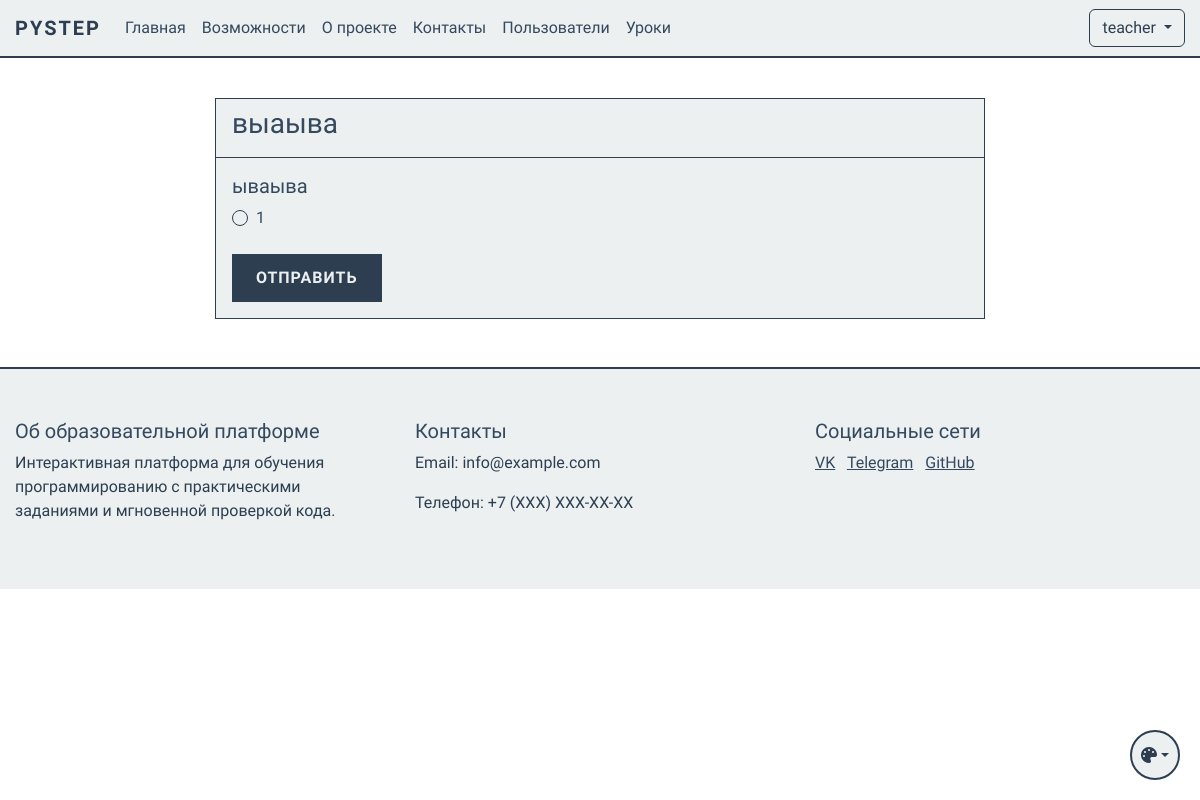
The app's page /lessons/1/test?retake=true (signed in) with its own data.
### app.py (models this page shows, shortened)
class User(UserMixin, db.Model):
    id = db.Column(db.Integer, primary_key=True)
    name = db.Column(db.String(100), nullable=False)
    username = db.Column(db.String(80), unique=True, nullable=False)
    email = db.Column(db.String(120), unique=True, nullable=False)
    password_hash = db.Column(db.String(128))
    is_admin = db.Column(db.Boolean, default=False)
    user_type = db.Column(db.String(20), default='student')  # student, teacher, admin
    created_by = db.Column(db.Integer, db.ForeignKey('user.id'), nullable=True)  # ID пользователя, создавшего этого пользователя
    created_at = db.Column(db.DateTime, default=db.func.now())
    last_login = db.Column(db.DateTime)
    is_active = db.Column(db.Boolean, default=True)
    progress = db.relationship('UserProgress', backref='user', lazy=True)
    ratings = db.relationship('UserRating', backref='user', lazy=True)
    created_users = db.relationship('User', backref=db.backref('creator', remote_side=[id]))

class TheoryTest(db.Model):
    id = db.Column(db.Integer, primary_key=True)
    lesson_id = db.Column(db.Integer, db.ForeignKey('lesson.id'), nullable=False)
    title = db.Column(db.String(200), nullable=False)
    description = db.Column(db.Text)
    max_score = db.Column(db.Integer, default=100)
    time_limit = db.Column(db.Integer)  # Время на прохождение в минутах
    questions = db.relationship('TestQuestion', backref='test', lazy=True)
    created_at = db.Column(db.DateTime, default=db.func.now())
    updated_at = db.Column(db.DateTime, default=db.func.now(), onupdate=db.func.now())
    is_active = db.Column(db.Boolean, default=True)
    required_score = db.Column(db.Integer, default=70)  # Минимальный балл для прохождения

class TestQuestion(db.Model):
    id = db.Column(db.Integer, primary_key=True)
    test_id = db.Column(db.Integer, db.ForeignKey('theory_test.id'), nullable=False)
    question_text = db.Column(db.Text, nullable=False)
    question_type = db.Column(db.String(20), nullable=False)  # single_choice, multiple_choice, text
    correct_answer = db.Column(db.String(200), nullable=False)
    options = db.Column(db.JSON)  # Список вариантов ответов
    points = db.Column(db.Integer, default=1)  # Баллы за правильный ответ
    explanation = db.Column(db.Text)  # Объяснение правильного ответа
    created_at = db.Column(db.DateTime, default=db.func.now())
    updated_at = db.Column(db.DateTime, default=db.func.now(), onupdate=db.func.now())

### app.py (the view, shortened to what this page needs)
@app.route('/lessons/<int:lesson_id>/test', methods=['GET', 'POST'])
@login_required
def take_test(lesson_id):
    lesson = Lesson.query.get_or_404(lesson_id)
    test = TheoryTest.query.filter_by(lesson_id=lesson_id, is_active=True).first()
    if not test:
        flash('Тест не найден или неактивен')
        return redirect(url_for('view_student_lesson', lesson_id=lesson_id))
    progress = UserProgress.query.filter_by(
        user_id=current_user.id,
        lesson_id=lesson_id
    ).first()
    if not progress or not progress.theory_completed:
        flash('Сначала необходимо пройти теоретический материал')
        return redirect(url_for('view_lesson_theory', lesson_id=lesson_id))
    previous_results = TestResult.query.filter_by(
        user_id=current_user.id,
        test_id=test.id
    ).order_by(TestResult.created_at.desc()).all()
    if request.method == 'GET' and any(result.is_passed for result in previous_results):
        if request.args.get('retake') == 'true':
            return render_template('take_test.html', lesson=lesson, test=test)
        return render_template('test_results.html',
                            lesson=lesson,
                            test=test,
                            results=previous_results)

### app.py (called while the page is built)
@login_manager.user_loader
def load_user(user_id):
    return db.session.get(User, int(user_id))

### templates/take_test.html (shortened to what this page needs)
{% extends "base.html" %}
{% block extra_css %}
<link rel="stylesheet" href="{{ url_for('static', filename='css/copy-protection.css') }}">
{% endblock %}
{% block content %}
<div class="container mt-4">
    <div class="row">
        <div class="col-md-8 offset-md-2">
            <div class="card">
                <div class="card-header">
                    <h3>{{ test.title }}</h3>
                </div>
                <div class="card-body protected-content">
                    <form method="post" id="testForm">
                        {% for question in test.questions %}
                        <div class="mb-4">
                            <h5>{{ question.question_text }}</h5>
                            {% if question.question_type == 'single_choice' %}
                                {% for option in question.options %}
                                <div class="form-check">
                                    <input class="form-check-input" type="radio" name="answer_{{ question.id }}" value="{{ option }}" required>
                                    <label class="form-check-label">{{ option }}</label>
                                </div>
                                {% endfor %}
                            {% elif question.question_type == 'text' %}
                                <input type="text" class="form-control" name="answer_{{ question.id }}" required>
                            {% endif %}
                        </div>
                        {% endfor %}
                        <button type="submit" class="btn btn-primary">Отправить</button>
                    </form>
                </div>
            </div>
        </div>
    </div>
</div>
{% endblock %}

### templates/base.html (shortened to what this page needs)
<!DOCTYPE html>
<html lang="ru">
<head>
    <link href="https://cdn.jsdelivr.net/npm/bootstrap@5.3.0/dist/css/bootstrap.min.css" rel="stylesheet">
    <link href="{{ url_for('static', filename='css/themes.css') }}" rel="stylesheet">
    <link href="{{ url_for('static', filename='css/base.css') }}" rel="stylesheet">
    <link href="{{ url_for('static', filename='css/components.css') }}" rel="stylesheet">
    <link href="{{ url_for('static', filename='css/forms.css') }}" rel="stylesheet">
    <link href="{{ url_for('static', filename='css/tables.css') }}" rel="stylesheet">
    <link href="{{ url_for('static', filename='css/layout.css') }}" rel="stylesheet">
    {% block extra_css %}{% endblock %}
</head>
<body>
    <nav class="navbar navbar-expand-lg navbar-dark">
        <div class="container">
            <a class="navbar-brand" href="{{ url_for('index') }}">PyStep</a>
            <div class="collapse navbar-collapse" id="navbarNav">
                <ul class="navbar-nav me-auto">
                    <li class="nav-item">
                        <a class="nav-link" href="{{ url_for('index') }}">Главная</a>
                    </li>
                    <li class="nav-item">
                        <a class="nav-link" href="/#features">Возможности</a>
                    </li>
                    <li class="nav-item">
                        <a class="nav-link" href="/#about">О проекте</a>
                    </li>
                    <li class="nav-item">
                        <a class="nav-link" href="/#contact">Контакты</a>
                    </li>
                    {% if current_user.is_admin %}
                    <li class="nav-item">
                            <a class="nav-link" href="{{ url_for('user_list') }}">Пользователи</a>
                    </li>
                    <li class="nav-item">
                            <a class="nav-link" href="{{ url_for('lesson_list') }}">Уроки</a>
                    </li>
                    {% endif %}
                </ul>
                <div class="d-flex">
                    {% if current_user.is_authenticated %}
                        <div class="dropdown">
                            <button class="btn btn-outline-light dropdown-toggle" type="button" id="userMenu" data-bs-toggle="dropdown">
                                {{ current_user.username }}
                            </button>
                        </div>
                    {% else %}
                        <a href="{{ url_for('login') }}" class="btn btn-outline-light me-2">Войти</a>
                    {% endif %}
                </div>
            </div>
        </div>
    </nav>
    {% block content %}{% endblock %}
    <footer class="footer mt-5">
        <div class="container">
            <div class="row">
                <div class="col-md-4">
                    <h5>Об образовательной платформе</h5>
                    <p>Интерактивная платформа для обучения программированию с практическими заданиями и мгновенной проверкой кода.</p>
                </div>
                <div class="col-md-4">
                    <h5>Контакты</h5>
                    <p>Email: info@example.com</p>
                    <p>Телефон: +7 (XXX) XXX-XX-XX</p>
                </div>
                <div class="col-md-4">
                    <h5>Социальные сети</h5>
                    <a href="#" class="text-white me-2">VK</a>
                    <a href="#" class="text-white me-2">Telegram</a>
                    <a href="#" class="text-white">GitHub</a>
                </div>
            </div>
        </div>
    </footer>
    <div class="theme-switch">
        <button class="btn dropdown-toggle" type="button" id="themeDropdown" data-bs-toggle="dropdown" aria-expanded="false">
            <i class="fa-solid fa-palette"></i>
        </button>
    </div>
    <link rel="stylesheet" href="https://cdnjs.cloudflare.com/ajax/libs/font-awesome/6.5.1/css/all.min.css">
</body>
</html>

### static/css/themes.css (style rules this page uses)
:root[data-theme="classic"] { --cyber-primary: #2c3e50; --cyber-secondary: #34495e; --cyber-dark: #ecf0f1; --cyber-bg: #ffffff; --cyber-text: #2c3e50; --cyber-text-light: #34495e; --cyber-text-muted: #7f8c8d; --cyber-card-bg: #ecf0f1; --cyber-text-dark: #2c3e50; --cyber-info: #3498db; }

### static/css/base.css (style rules this page uses)
body { font-family: 'Orbitron', sans-serif; background-color: var(--cyber-bg); color: var(--cyber-text); min-height: 100vh; display: flex; flex-direction: column; opacity: 0; transition: opacity 0.3s ease; }
body.theme-loaded { opacity: 1; }
h1, h2, h3, h4, h5, h6 { color: var(--cyber-text-light); }
p { color: var(--cyber-text); }
.text-white { color: var(--cyber-text-light) !important; }
.navbar { background-color: var(--cyber-dark) !important; border-bottom: 2px solid var(--cyber-primary); }
.navbar-brand { color: var(--cyber-primary) !important; font-weight: 700; text-transform: uppercase; letter-spacing: 2px; }
.nav-link { color: var(--cyber-text-light) !important; transition: all 0.3s ease; }
.footer { background-color: var(--cyber-dark); border-top: 2px solid var(--cyber-primary); color: var(--cyber-text-light); padding: 50px 0; margin-top: auto; }

### static/css/components.css (style rules this page uses)
.card { background-color: var(--cyber-card-bg); border: 1px solid var(--cyber-primary); color: var(--cyber-text-light); }
.card-header { background-color: rgba(0, 255, 157, 0.1); border-bottom: 1px solid var(--cyber-primary); color: var(--cyber-text-light); }
.card-body { background-color: var(--cyber-card-bg); color: var(--cyber-text-light); }
.btn-outline-light { border-color: var(--cyber-primary); color: var(--cyber-primary); transition: all 0.3s ease; }

### static/css/forms.css (style rules this page uses)
.form-check-input { background-color: var(--cyber-card-bg); border-color: var(--cyber-primary); }
.form-check-label { color: var(--cyber-text-light); }

### static/css/layout.css (style rules this page uses)
.container { max-width: 1200px; margin: 0 auto; padding: 0 15px; }
.row { margin: 0 -15px; }
.col, [class*="col-"] { padding: 0 15px; }
.mt-4 { margin-top: 1.5rem; }
.mt-5 { margin-top: 3rem; }
.mb-4 { margin-bottom: 1.5rem; }
.d-flex { display: flex; }

### static/css/copy-protection.css (style rules this page uses)
.protected-content { -webkit-user-select: none; -moz-user-select: none; -ms-user-select: none; user-select: none; position: relative; }
.protected-content::before { content: ''; position: absolute; top: 0; left: 0; right: 0; bottom: 0; background: transparent; pointer-events: none; z-index: 10; }

### records on screen
User: username "teacher"
TheoryTest: title "выаыва"
TestQuestion: question_text "ываыва", options "1"
